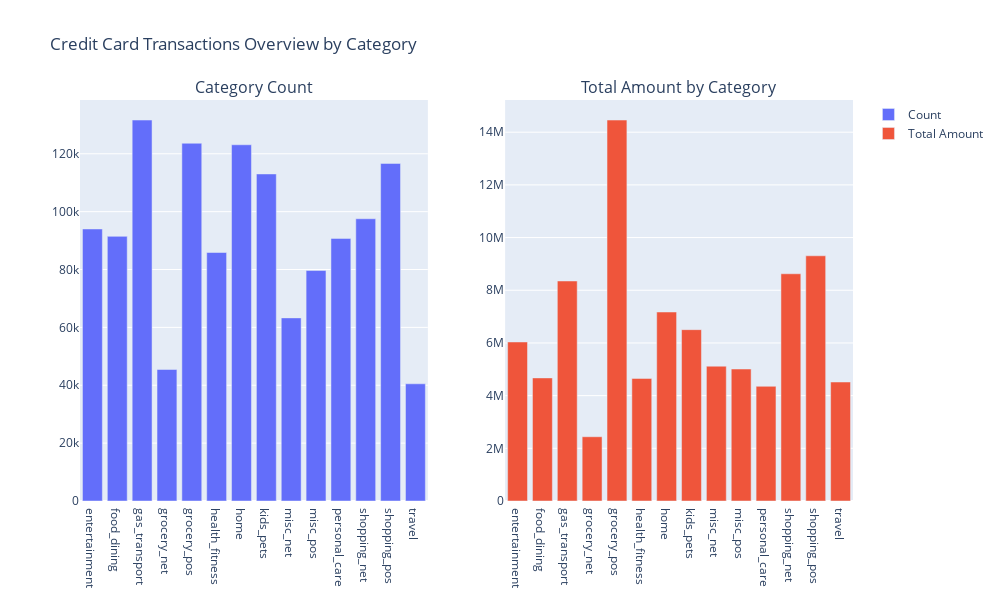

Write notebook code for a chart like this one.
### Markdown cell above
## **Basic EDA**

### Code cell
# --- Calculate Aggregations ---
# Aggregation for overall metrics (for first-row plots)
df_cat = df.groupby("category").agg(
    count=("category", "count"),
    total_amt=("amt", "sum")
).reset_index()

# Aggregation for fraud-specific metrics:
# Filter for fraud transactions (is_fraud == 1)
df_fraud = df[df["is_fraud"] == 1].groupby("category").agg(
    fraud_total_amt=("amt", "sum"),
    fraud_count=("is_fraud", "sum")
).reset_index()

# Compute the average fraud amount per category (handle division by zero if needed)
df_fraud["avg_fraud_amt"] = df_fraud["fraud_total_amt"] / df_fraud["fraud_count"]

# --- Create Subplots ---
# Two rows x two columns grid, with the second row's cell spanning both columns.
fig = make_subplots(
    rows=1, cols=2,
    specs=[[{}, {}]],
    subplot_titles=("Category Count", "Total Amount by Category", "Fraud Metrics by Category")
)

# First row, first column: Bar plot for category count
fig.add_trace(
    go.Bar(x=df_cat["category"], y=df_cat["count"], name="Count"),
    row=1, col=1
)

# First row, second column: Bar plot for total amount by category
fig.add_trace(
    go.Bar(x=df_cat["category"], y=df_cat["total_amt"], name="Total Amount"),
    row=1, col=2
)

# --- Update Layout ---
fig.update_layout(
    height=600, width=1000,
    title_text="Credit Card Transactions Overview by Category",
    showlegend=True
)

fig.show()

### Figure 1 — Plotly figure (JSON) as saved in the notebook; plotly's stock layout.template omitted (floating-point values rounded to 4 significant figures)
{"data": [{"name": "Count", "type": "bar", "x": ["entertainment", "food_dining", "gas_transport", "grocery_net", "grocery_pos", "health_fitness", "home", "kids_pets", "misc_net", "misc_pos", "personal_care", "shopping_net", "shopping_pos", "travel"], "xaxis": "x", "y": [94014, 91461, 131659, 45452, 123638, 85879, 123115, 113035, 63287, 79655, 90758, 97543, 116672, 40507], "yaxis": "y"}, {"name": "Total Amount", "type": "bar", "x": ["entertainment", "food_dining", "gas_transport", "grocery_net", "grocery_pos", "health_fitness", "home", "kids_pets", "misc_net", "misc_pos", "personal_care", "shopping_net", "shopping_pos", "travel"], "xaxis": "x2", "y": [6037000.0, 4672000.0, 8352000.0, 2439000.0, 14460000.0, 4653000.0, 7174000.0, 6504000.0, 5118000.0, 5010000.0, 4353000.0, 8625000.0, 9308000.0, 4517000.0], "yaxis": "y2"}], "layout": {"annotations": [{"font": {"size": 16}, "showarrow": false, "text": "Category Count", "x": 0.225, "xanchor": "center", "xref": "paper", "y": 1, "yanchor": "bottom", "yref": "paper"}, {"font": {"size": 16}, "showarrow": false, "text": "Total Amount by Category", "x": 0.775, "xanchor": "center", "xref": "paper", "y": 1, "yanchor": "bottom", "yref": "paper"}], "height": 600, "showlegend": true, "title": {"text": "Credit Card Transactions Overview by Category"}, "width": 1000, "xaxis": {"anchor": "y", "domain": [0, 0.45]}, "xaxis2": {"anchor": "y2", "domain": [0.55, 1]}, "yaxis": {"anchor": "x", "domain": [0, 1]}, "yaxis2": {"anchor": "x2", "domain": [0, 1]}}}
